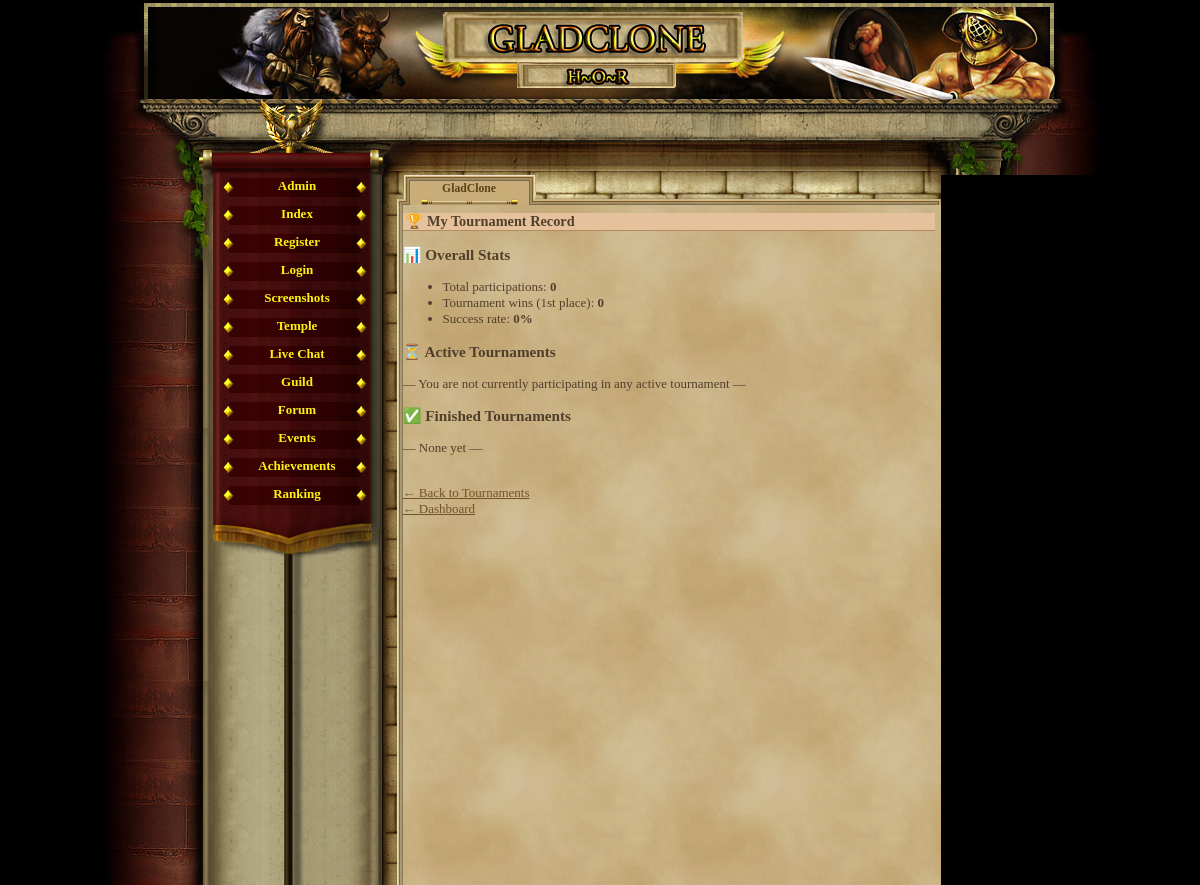
/player_tournaments.php (signed in), run on an earlier commit of the app's database.
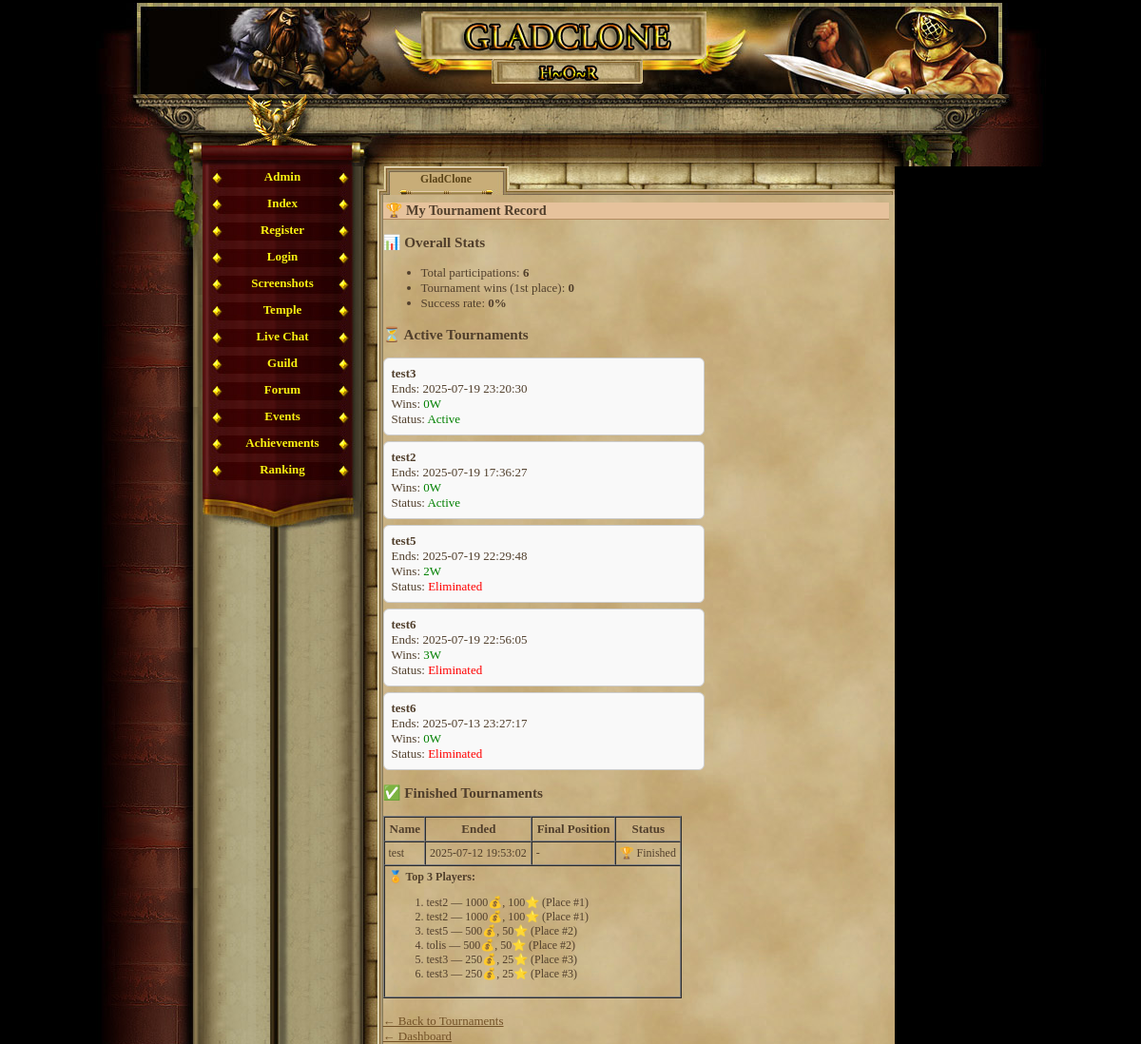
And on a later commit of the database.
### tables this page shows
CREATE TABLE `tournament_players` (
  `id` int(11) NOT NULL AUTO_INCREMENT,
  `tournament_id` int(11) DEFAULT NULL,
  `player_id` int(11) DEFAULT NULL,
  `wins` int(11) DEFAULT '0',
  `eliminated` tinyint(1) DEFAULT '0',
  `bracket_position` int(11) DEFAULT NULL,
  `losses` int(11) DEFAULT '0',
  PRIMARY KEY (`id`),
  KEY `tournament_id` (`tournament_id`),
  KEY `player_id` (`player_id`),
  CONSTRAINT `tournament_players_ibfk_1` FOREIGN KEY (`tournament_id`) REFERENCES `tournaments` (`id`),
  CONSTRAINT `tournament_players_ibfk_2` FOREIGN KEY (`player_id`) REFERENCES `gracze` (`id`)
);

CREATE TABLE `tournaments` (
  `id` int(11) NOT NULL AUTO_INCREMENT,
  `name` varchar(100) DEFAULT NULL,
  `start_time` datetime DEFAULT NULL,
  `end_time` datetime DEFAULT NULL,
  `status` enum('upcoming','active','completed') DEFAULT 'upcoming',
  PRIMARY KEY (`id`)
);

### player_tournaments.php (the view, shortened to what this page needs)
<?php
require_once('var/ustawienia.php');
require_once('gora_strony.php');
require_once('menu_l.php');
$player_id = $_SESSION['id'];
$now = date('Y-m-d H:i:s');
$stat_sql = "
    SELECT
        COUNT(*) AS total_entries,
        SUM(CASE WHEN tp.bracket_position = 1 THEN 1 END) AS wins
    FROM tournament_players tp
    WHERE tp.player_id = ?";
$stat = $conn->prepare($stat_sql);
$stat->bind_param("i", $player_id);
$stat->execute();
$stats = $stat->get_result()->fetch_assoc();
$entries = $stats['total_entries'] ?? 0;
$wins    = $stats['wins'] ?? 0;
$rate    = $entries ? round($wins / $entries * 100, 1) : 0;
$active_sql = "
    SELECT t.id, t.name, t.end_time,
           tp.wins AS pvp_wins,
           tp.eliminated
    FROM tournaments t
    JOIN tournament_players tp ON tp.tournament_id = t.id
    WHERE tp.player_id = ?
      AND t.end_time >= ?";
$active = $conn->prepare($active_sql);
$active->bind_param("is", $player_id, $now);
$active->execute();
$active_res = $active->get_result();
$finished_sql = "
    SELECT t.id, t.name, t.end_time,
           tp.bracket_position,
           tp.eliminated
    FROM tournaments t
    JOIN tournament_players tp ON tp.tournament_id = t.id
    WHERE tp.player_id = ?
      AND t.end_time < ?
    ORDER BY t.end_time DESC";
$finished = $conn->prepare($finished_sql);
$finished->bind_param("is", $player_id, $now);
$finished->execute();
$finished_res = $finished->get_result();
?>
<h2>🏆 My Tournament Record</h2>
<h3>📊 Overall Stats</h3>
<ul>
  <li>Total participations: <strong><?= $entries ?></strong></li>
  <li>Tournament wins (1st place): <strong><?= $wins ?></strong></li>
  <li>Success rate: <strong><?= $rate ?>%</strong></li>
</ul>
<h3>⏳ Active Tournaments</h3>
<?php if ($active_res->num_rows === 0): ?>
  <p>— You are not currently participating in any active tournament —</p>
<?php else: ?>
  <?php while ($row = $active_res->fetch_assoc()): ?>
    <div class="tour-card">
      <strong><?= htmlspecialchars($row['name']) ?></strong><br>
      Ends: <?= $row['end_time'] ?><br>
      Wins: <span style="color:green;"><?= $row['pvp_wins'] ?>W</span><br>
      Status: <?= $row['eliminated'] ? '<span style="color:red;">Eliminated</span>' : '<span style="color:green;">Active</span>' ?>
    </div>
  <?php endwhile; ?>
<?php endif; ?>
<h3>✅ Finished Tournaments</h3>
<?php if ($finished_res->num_rows === 0): ?>
  <p>— None yet —</p>
<?php else: ?>
  <table border="1" cellspacing="0" cellpadding="4">
    <tr><th>Name</th><th>Ended</th><th>Final Position</th><th>Status</th></tr>
    <?php while ($row = $finished_res->fetch_assoc()): ?>
  <tr>
    <td><?= htmlspecialchars($row['name']) ?></td>
    <td><?= $row['end_time'] ?></td>
    <td><?= $row['bracket_position'] ?? '-' ?></td>
    <td><?= $row['eliminated'] ? '❌ Eliminated' : '🏆 Finished' ?></td>
  </tr>
  <?php
    $tour_id = (int)$row['id'];
    $top3 = $conn->query("
        SELECT r.position, g.login, r.reward_gold, r.reward_xp
        FROM tournament_rewards r
        JOIN gracze g ON g.id = r.player_id
        WHERE r.tournament_id = $tour_id
        ORDER BY r.position ASC
    ");
    if ($top3->num_rows > 0):
  ?>
  <tr>
    <td colspan="4">
      🏅 <strong>Top 3 Players:</strong><br>
      <ol>
        <?php while ($p = $top3->fetch_assoc()): ?>
          <li>
            <?= htmlspecialchars($p['login']) ?> —
            <?= $p['reward_gold'] ?>💰, <?= $p['reward_xp'] ?>⭐
            (Place #<?= $p['position'] ?>)
          </li>
        <?php endwhile; ?>
      </ol>
    </td>
  </tr>
  <?php endif; ?>
<?php endwhile; ?>
  </table>
<?php endif; ?>
<br><a href="tournament_list.php">← Back to Tournaments</a>
<br><a href="index.php">← Dashboard</a>

### gora_strony.php (shortened to what this page needs)
<html>
	<head>
				<link href="game_05.css" rel="stylesheet" type="text/css" media="screen" />				<style type=text/css></style>
	</head>
<body ><div id="container">
	<div id="header"></div>
	<div id="charvalues_leer">
		<div style="position:relative; left:380px; top:22px; width:500px; height:45px;">
			<div style="position:absolute; width:150px; height:45px; left:0px; top:0px;">
			</div>
			<div style="position:absolute; width:150px; height:45px; left:153px;">
			</div>
			<div style="position:absolute; width:150px; height:45px; left:298px;">
			</div>
		</div>
	</div>
	<div id="main">
		<table cellspacing="0" cellpadding="0" height="100%" border="0">
			<tr height="100%">
				<td height="100%" valign="top" id="leftblock_middle">
					<div id="leftblock_top"></div>
				</td>

### menu_l.php
<?php
         if(empty($_SESSION['user'])){
             echo '
              <td valign="top" id="mainmenu">
                <a class = "menuitem_aktive" href="admin_panel.php" title="Index" target="_self">Admin</a>
                 <a class = "menuitem_aktive" href="index.php" title="Index" target="_self">Index</a>
                 <a class = "menuitem_aktive" href="rejestracja.php" title="Register" target="_self">Register</a>
                 <a class = "menuitem_aktive" href="logowanie.php" title="Login" target="_self">Login</a>
                 <a class = "menuitem_aktive" href="screenshot.php" title="Screenshots" target="_self">Screenshots</a>
				 <a class = "menuitem_aktive" href="deity_temple.php" title="Temple" target="_self">Temple</a>
				 <a class = "menuitem_aktive" href="chatbox.php" title="Live Chat" target="_self">Live Chat</a>
				 <a class = "menuitem_aktive" href="guild.php" title="Guild" target="_self">Guild</a>
                 <a class = "menuitem_aktive" href="forum.php" title="Forum" target="_self">Forum</a>
                 <a class = "menuitem_aktive" href="event_portal.php" title="Events" target="_self">Events</a>
				 <a class = "menuitem_aktive" href="achievements.php" title="Αchievements" target="_self">Αchievements</a>
                 <a class = "menuitem_aktive" href="ranking2.php" title="Ranking" target="_self">Ranking</a>
             ';
         } else {
             echo '              <td valign="top" id="mainmenu">
                 <a class = "menuitem_aktive" href="konto.php" title="User" target="_self">User</a>
			 ';
         }
        ?>
          	<div id="menufooter"></div>
				</td>
				<td id="contentBox" valign="top">
					<table cellspacing="0" cellpadding="0" height="100%" width="100%" border="0">
						<tr style="height:30px;">
							<td id="corner1"></td>
							<td><div class="tab_aktive" ><span>GladClone</span></div>
							<div class="tab_empty" style="background-image:url(img/interface/reiter_c2.jpg);"></div>
							<div class="tab_empty" style="background-image:url(img/interface/reiter_c3.jpg);"></div>
						      <div class="tab_empty" style="background-image:url(img/interface/reiter_c4.jpg);"></div></td>
							<td id="corner2"></td>
						</tr>
						<tr style="height:100%;">
							<td class="border_left"></td>
							<td id="content">

### game_05.css (style rules this page uses)
body, html { margin: 0; padding: 0; font-family:"Palatino Linotype", "Times New Roman", Times, serif; text-align: center; color: #513F2C; background-color: #000; font-size:16px; }
table { font-size:13px; }
h2 { text-align:left; border-bottom:1px solid #b28b60; color:#513F2C; background-color:#e6c29c; margin:8px 0px 0px 0px; padding-left:3px; font-size:1.1em; }
#content td { text-align:left; color:#513F2C; font-weight:normal; font-size: 12px; }
#container { margin: auto; width: 999px; height: 100%; text-align: left; }
#header { margin-top:3px; height: 96px; background-image:url(img/interface/header.jpg); }
#charvalues_leer { height: 76px; background-image:url(img/interface/statusbalken_leer.jpg); }
#main { width: 999px; height:710px; text-align: left; }
a { -moz-user-focus: none; -moz-outline: none; outline: none; }
#leftblock_top { background-image:url(img/interface/pflanze_l.jpg); width:112px; height:135px; }
#leftblock_middle { width:112px; background-image:url(img/interface/bg_l_b.jpg); background-repeat: repeat-y; }
#mainmenu { background-image:url(img/interface/wand_bg_2.jpg); background-repeat:repeat-y; height:100%; }
.menuitem_aktive { display:block; text-align:center; background-image:url(img/interface/navi_b.jpg); width:169px; height:25px; color: #FAF311; text-decoration: none; padding-top:3px; font-weight:bold; }
#menufooter { background-image:url(img/interface/navi_abschluss.jpg); width:169px; height:51px; }
#contentBox { width:559px; height:100%; background-image:url(img/interface/papierus.jpg); background-repeat:repeat; }
#content { height:560px; vertical-align:top; }
#content a { color:#735227; }
#corner1 { background-image:url(img/interface/papier_ecke_l.jpg); width:21px; height:30px; }
#corner2 { background-image:url(img/interface/papier_ecke_r.jpg); width:6px; height:30px; }
.border_left { background-image:url(img/interface/papier_rahmen_l.jpg); background-repeat:repeat-y; }
.tab_empty { text-align:center; float:left; background-position:top left; background-repeat:no-repeat; height: 30px; width: 133px; }
.tab_aktive { text-align:center; float:left; background-image:url(img/interface/reiter_a.jpg); background-position:top left; background-repeat:no-repeat; height: 30px; width: 133px; }
.tab_aktive span { position: relative; top:7px; color: #5A4317; font-size:0.9em; text-decoration: none; font-weight:bold; }
#market_item_table td, th { padding-left: 5px; }

### player_tournaments.php (style rules this page uses)
.tour-card { border:1px solid #ccc;padding:8px;margin:6px 0;border-radius:6px; background:#f9f9f9;max-width:320px; }

What changed in the data, as far as the page shows it:
added tournament_players: tournament.name "test3", tournament.end_time "2025-07-19 23:20:30", wins "0", eliminated "Active", shown under "⏳ Active Tournaments"
added tournament_players: tournament.name "test2", tournament.end_time "2025-07-19 17:36:27", wins "0", eliminated "Active", shown under "⏳ Active Tournaments"
added tournament_players: tournament.name "test5", tournament.end_time "2025-07-19 22:29:48", wins "2", eliminated "Eliminated", shown under "⏳ Active Tournaments"
added tournament_players: tournament.name "test6", tournament.end_time "2025-07-19 22:56:05", wins "3", eliminated "Eliminated", shown under "⏳ Active Tournaments"
added tournament_players: tournament.name "test6", tournament.end_time "2025-07-13 23:27:17", wins "0", eliminated "Eliminated", shown under "⏳ Active Tournaments"
added tournament_players: tournament.name "test", tournament.end_time "2025-07-12 19:53:02", bracket_position "-", eliminated "🏆 Finished", login "test2", reward_gold "1000", reward_xp "100", position "1", login "test5", reward_gold "500", reward_xp "50", position "2", login "tolis", login "test3", reward_gold "250", reward_xp "25", position "3", shown under "✅ Finished Tournaments"
Also different on the page:
$entries: "0" → "6"
text no longer shown: "— You are not currently participating in any active tournament — — None yet —"
text now shown: "Name Ended Final Position Status"
